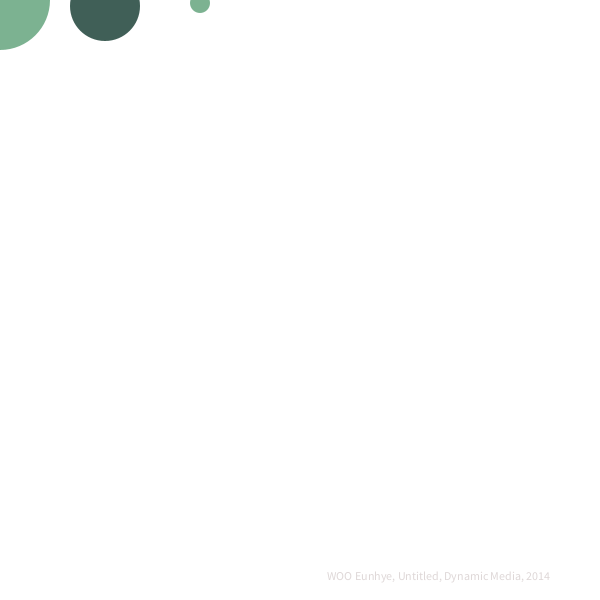
Frame 1 (no input)
Frame 60 (the mouse pressed at the canvas centre just before this capture): identical to frame 1, image omitted
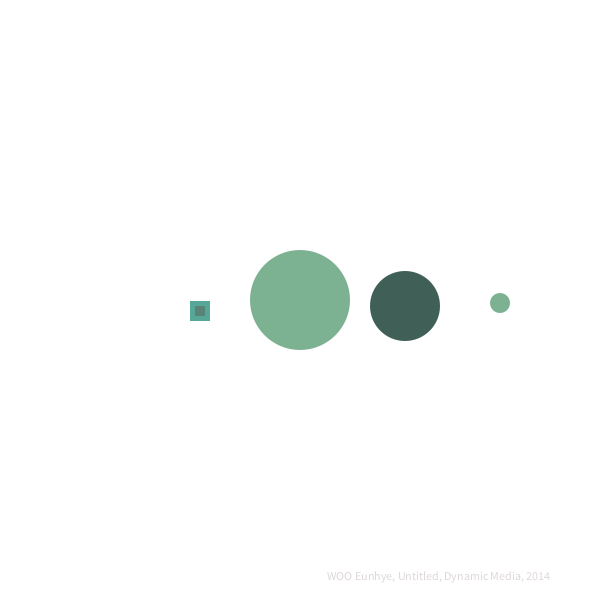
Frame 120 (the mouse held since frame 60 and released just before this capture)

The Processing sketch that drew these frames (run headless with seeded random() and noise(); from frame 60 on, the mouse is pressed at the canvas centre):

// Processing sketch: processing_148872
// ── processing_148872.pde

float xLast; 


float yLast; 


boolean switchStroke = true; 


boolean switchRotation = true; 


boolean onOff = true; 


boolean backGround = true; 


int value = 0; 


  


  


void setup() { 


  size(600, 600); 


  smooth(); 


  frameRate(10); 


} 


  


void draw() { 


  background(255); 
  ellipseMode(CENTER); 


  noStroke();  
  fill(#7CB291); 
  ellipse(mouseX+100, mouseY+1, 20, 20); 

noStroke();  
  fill(#7CB291); 
  ellipse(mouseX+200, mouseY+3, 20, 20); 

  fill(#405F57); 


  ellipse(mouseX+105, mouseY+6, 70, 70); 
  if (keyPressed == true) { 
    fill(random(#C4DEAF), random(#405F57), random(#ACE395)); 
  rect(mouseX+100, mouseY+1,70,70);


  } 


  


  fill(#56A798); 


  rect(mouseX-110, mouseY+1, 20, 20); 


  fill(#598376); 


  rect(mouseX-105, mouseY+6, 10, 10); 


  


  if (keyPressed == true) { 


    fill(random(255), random(255), random(255)); 


    ellipse(mouseX-105, mouseY+6, 10, 10); 


  } 


  


  strokeWeight(3); 


  stroke(#FCF8D9); 


 

  noStroke(); 
  fill(#7CB291 ); 
  ellipse(xLast, yLast, 100, 100);  

  xLast=pmouseX; 
  yLast=pmouseY; 

  title(); 
} 





void title() {  
  fill(222, 215,215);  
  textAlign(RIGHT); 
  text("WOO Eunhye, Untitled, Dynamic Media, 2014", width-50, height-20);  


}  
